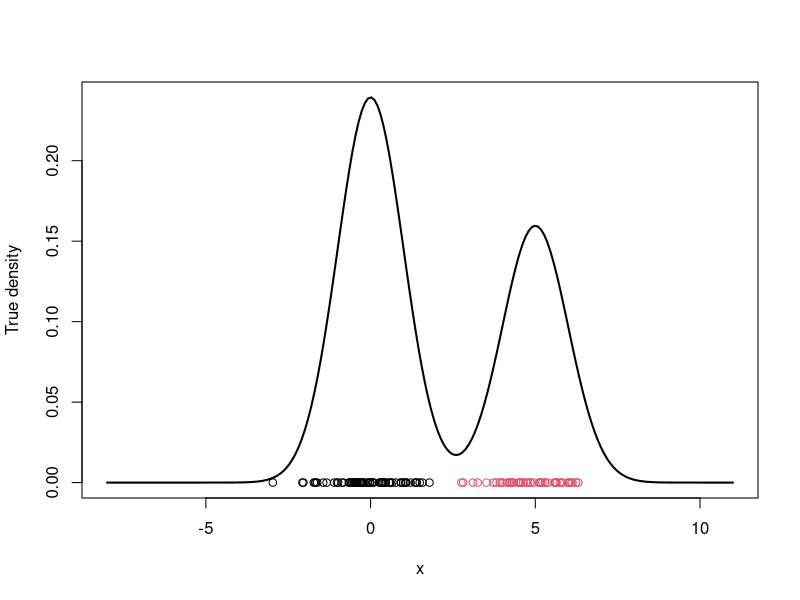
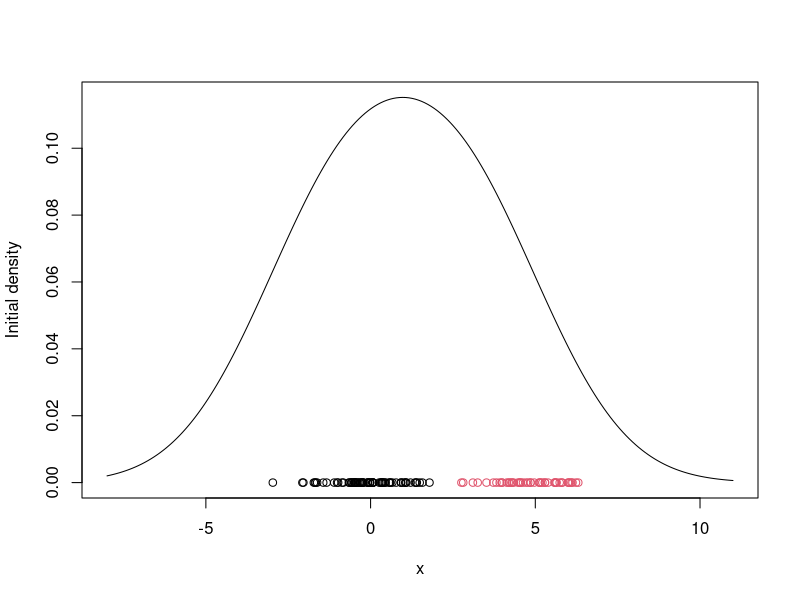
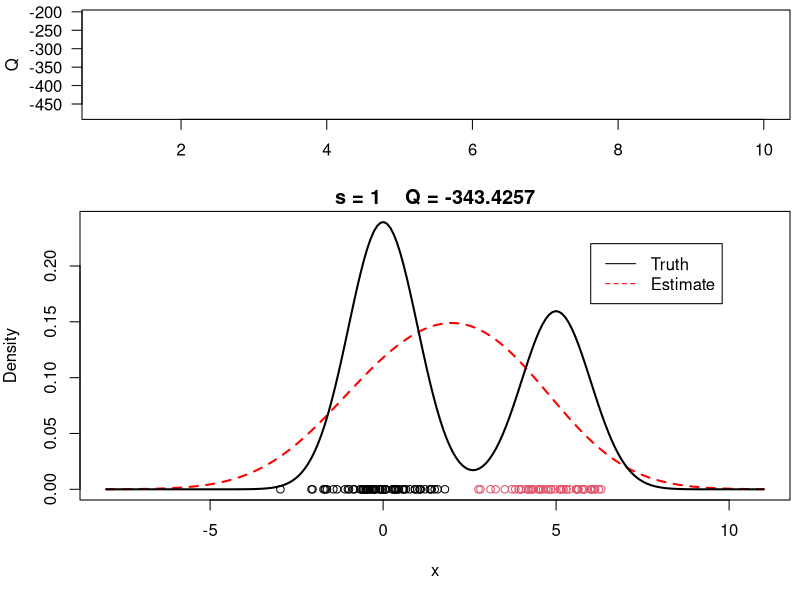
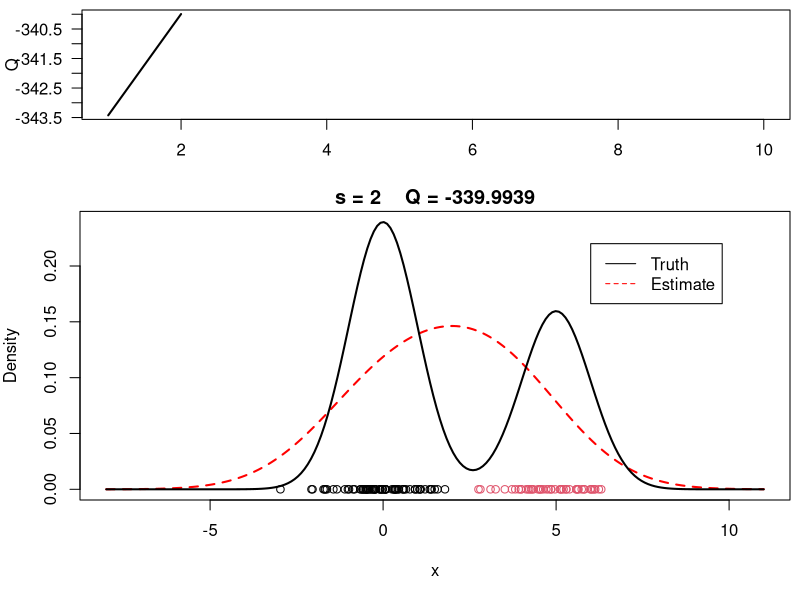
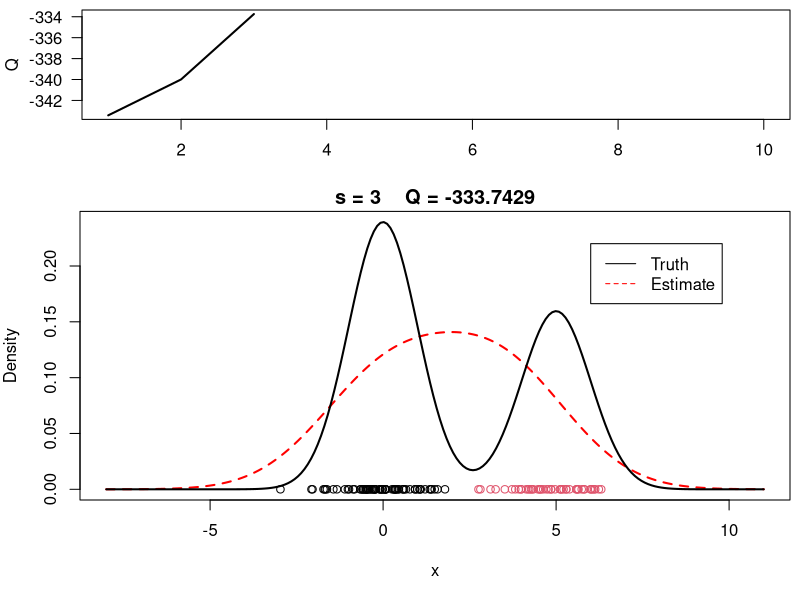
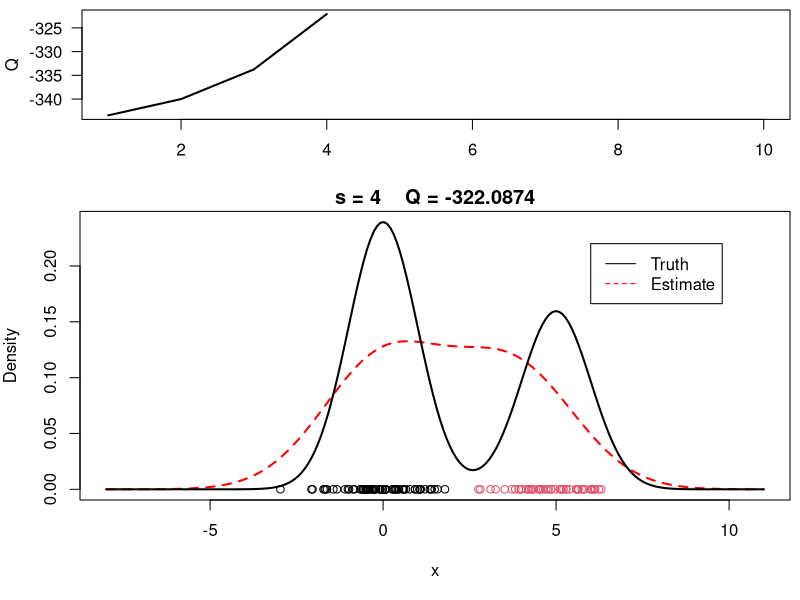
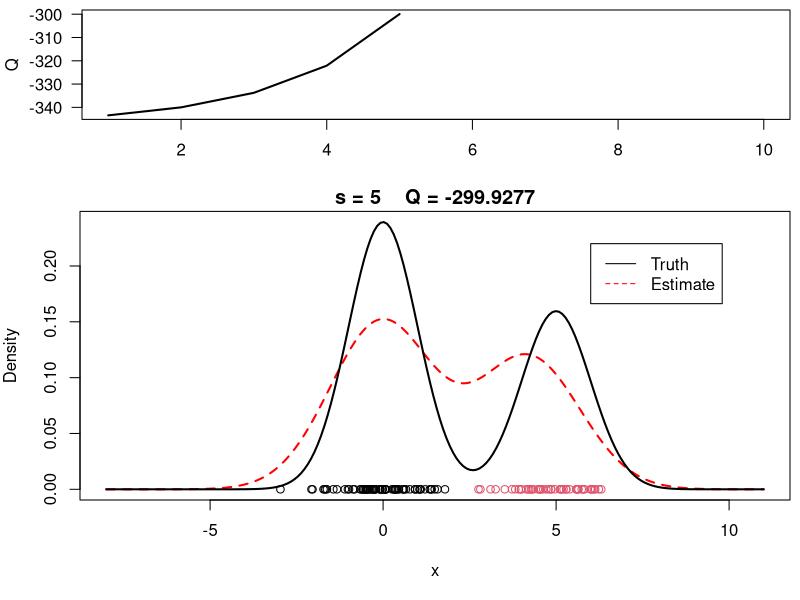
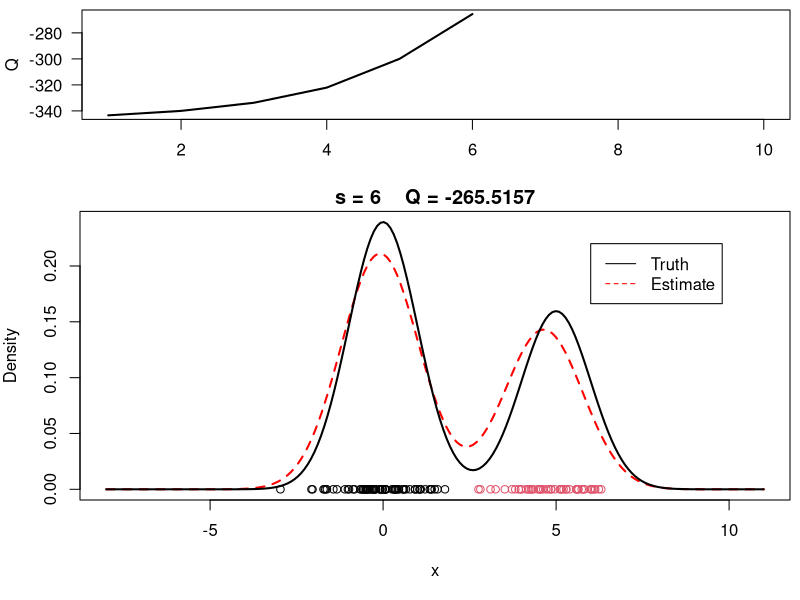

Generate these figures, in order, with R:
#### Example of an EM algorithm for fitting a location mixture of 2 Gaussian components
#### The algorithm is tested using simulated data

## Clear the environment and load required libraries
rm(list=ls())
set.seed(81196)    # So that results are reproducible (same simulated data every time)

## Generate data from a mixture with 2 components
KK         = 2
w.true     = 0.6  # True weights associated with the components
mu.true    = rep(0, KK)
mu.true[1] = 0   # True mean for the first component
mu.true[2] = 5   # True mean for the second component
sigma.true = 1   # True standard deviation of all components
n  = 120         # Number of observations to be generated

## sample belongs to which components
cc = sample(1:KK, n, replace=T, prob=c(w.true,1-w.true))
cc
x  = rep(0, n)
for(i in 1:n){
  x[i] = rnorm(1, mu.true[cc[i]], sigma.true)
}
x
# Plot the true density
par(mfrow=c(1,1))
xx.true = seq(-8,11,length=200)
yy.true = w.true*dnorm(xx.true, mu.true[1], sigma.true) + 
  (1-w.true)*dnorm(xx.true, mu.true[2], sigma.true) 
plot(xx.true, yy.true, type="l", xlab="x", ylab="True density", lwd=2)
points(x, rep(0,n), col=cc)

## Run the actual EM algorithm
## Initialize the parameters
w     = 1/2                         #Assign equal weight to each component to start with
mu    = rnorm(KK, mean(x), sd(x))   #Random cluster centers randomly spread over the support of the data
sigma = sd(x)                       #Initial standard deviation

# Plot the initial guess for the density
xx = seq(-8,11,length=200)
yy = w*dnorm(xx, mu[1], sigma) + (1-w)*dnorm(xx, mu[2], sigma)
plot(xx, yy, type="l", ylim=c(0, max(yy)), xlab="x", ylab="Initial density")
points(x, rep(0,n), col=cc)

s  = 0
sw = FALSE
QQ = -Inf
QQ.out = NULL
epsilon = 10^(-5)


##Checking convergence of the algorithm
while(!sw){
  ## E step
  v = array(0, dim=c(n,KK))
  v[,1] = log(w) + dnorm(x, mu[1], sigma, log=TRUE)    #Compute the log of the weights
  v[,2] = log(1-w) + dnorm(x, mu[2], sigma, log=TRUE)  #Compute the log of the weights
  for(i in 1:n){
    v[i,] = exp(v[i,] - max(v[i,]))/sum(exp(v[i,] - max(v[i,])))  #Go from logs to actual weights in a numerically stable manner
  }
  
  ## M step
  # Weights
  w = mean(v[,1])
  mu = rep(0, KK)
  for(k in 1:KK){
    for(i in 1:n){
      mu[k]    = mu[k] + v[i,k]*x[i]
    }
    mu[k] = mu[k]/sum(v[,k])
  }
  # Standard deviations
  sigma = 0
  for(i in 1:n){
    for(k in 1:KK){
      sigma = sigma + v[i,k]*(x[i] - mu[k])^2
    }
  }
  sigma = sqrt(sigma/sum(v))
  
  ##Check convergence
  QQn = 0
  for(i in 1:n){
    QQn = QQn + v[i,1]*(log(w) + dnorm(x[i], mu[1], sigma, log=TRUE)) +
      v[i,2]*(log(1-w) + dnorm(x[i], mu[2], sigma, log=TRUE))
  }
  if(abs(QQn-QQ)/abs(QQn)<epsilon){
    sw=TRUE
  }
  QQ = QQn
  QQ.out = c(QQ.out, QQ)
  s = s + 1
  print(paste(s, QQn))
  
  #Plot current estimate over data
  layout(matrix(c(1,2),2,1), widths=c(1,1), heights=c(1.3,3))
  par(mar=c(3.1,4.1,0.5,0.5))
  plot(QQ.out[1:s],type="l", xlim=c(1,max(10,s)), las=1, ylab="Q", lwd=2)
  
  par(mar=c(5,4,1.5,0.5))
  xx = seq(-8,11,length=200)
  yy = w*dnorm(xx, mu[1], sigma) + (1-w)*dnorm(xx, mu[2], sigma)
  plot(xx, yy, type="l", ylim=c(0, max(c(yy,yy.true))), main=paste("s =",s,"   Q =", round(QQ.out[s],4)), lwd=2, col="red", lty=2, xlab="x", ylab="Density")
  lines(xx.true, yy.true, lwd=2)
  points(x, rep(0,n), col=cc)
  legend(6,0.22,c("Truth","Estimate"),col=c("black","red"), lty=c(1,2))
}


#Plot final estimate over data
layout(matrix(c(1,2),2,1), widths=c(1,1), heights=c(1.3,3))
par(mar=c(3.1,4.1,0.5,0.5))
plot(QQ.out[1:s],type="l", xlim=c(1,max(10,s)), las=1, ylab="Q", lwd=2)

par(mar=c(5,4,1.5,0.5))
xx = seq(-8,11,length=200)
yy = w*dnorm(xx, mu[1], sigma) + (1-w)*dnorm(xx, mu[2], sigma)
plot(xx, yy, type="l", ylim=c(0, max(c(yy,yy.true))), main=paste("s =",s,"   Q =", round(QQ.out[s],4)), lwd=2, col="red", lty=2, xlab="x", ylab="Density")
lines(xx.true, yy.true, lwd=2)
points(x, rep(0,n), col=cc)
legend(6,0.22,c("Truth","Estimate"),col=c("black","red"), lty=c(1,2), bty="n")


